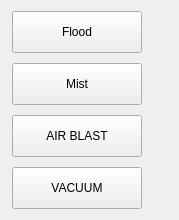
<?xml version="1.0" encoding="UTF-8"?>
<ui version="4.0">
 <class>USER_BUTTONS</class>
 <widget class="QWidget" name="USER_BUTTONS">
  <property name="geometry">
   <rect>
    <x>0</x>
    <y>0</y>
    <width>179</width>
    <height>217</height>
   </rect>
  </property>
  <property name="maximumSize">
   <size>
    <width>179</width>
    <height>511</height>
   </size>
  </property>
  <property name="windowTitle">
   <string>User Buttons</string>
  </property>
  <layout class="QVBoxLayout" name="verticalLayout">
   <item>
    <widget class="QWidget" name="widget_78" native="true">
     <property name="sizePolicy">
      <sizepolicy hsizetype="Preferred" vsizetype="Preferred">
       <horstretch>0</horstretch>
       <verstretch>1</verstretch>
      </sizepolicy>
     </property>
     <layout class="QVBoxLayout" name="verticalLayout_81">
      <property name="spacing">
       <number>10</number>
      </property>
      <property name="leftMargin">
       <number>1</number>
      </property>
      <property name="topMargin">
       <number>0</number>
      </property>
      <property name="rightMargin">
       <number>0</number>
      </property>
      <property name="bottomMargin">
       <number>0</number>
      </property>
      <item>
       <widget class="ActionButton" name="flood_button">
        <property name="sizePolicy">
         <sizepolicy hsizetype="Fixed" vsizetype="Fixed">
          <horstretch>0</horstretch>
          <verstretch>0</verstretch>
         </sizepolicy>
        </property>
        <property name="minimumSize">
         <size>
          <width>130</width>
          <height>42</height>
         </size>
        </property>
        <property name="maximumSize">
         <size>
          <width>130</width>
          <height>42</height>
         </size>
        </property>
        <property name="focusPolicy">
         <enum>Qt::NoFocus</enum>
        </property>
        <property name="styleSheet">
         <string notr="true">QPushButton {
   	font: 15pt &quot;Bebas Kai&quot;;
}</string>
        </property>
        <property name="text">
         <string>Flood</string>
        </property>
        <property name="checkable">
         <bool>true</bool>
        </property>
        <property name="actionName" stdset="0">
         <string>coolant.flood.toggle</string>
        </property>
       </widget>
      </item>
      <item>
       <widget class="ActionButton" name="mist_button">
        <property name="sizePolicy">
         <sizepolicy hsizetype="Fixed" vsizetype="Fixed">
          <horstretch>0</horstretch>
          <verstretch>0</verstretch>
         </sizepolicy>
        </property>
        <property name="minimumSize">
         <size>
          <width>130</width>
          <height>42</height>
         </size>
        </property>
        <property name="maximumSize">
         <size>
          <width>130</width>
          <height>42</height>
         </size>
        </property>
        <property name="focusPolicy">
         <enum>Qt::NoFocus</enum>
        </property>
        <property name="styleSheet">
         <string notr="true">QPushButton {
   	font: 15pt &quot;Bebas Kai&quot;;
}</string>
        </property>
        <property name="text">
         <string>Mist</string>
        </property>
        <property name="checkable">
         <bool>true</bool>
        </property>
        <property name="actionName" stdset="0">
         <string>coolant.mist.toggle</string>
        </property>
       </widget>
      </item>
      <item>
       <widget class="ActionButton" name="actionButton_2">
        <property name="sizePolicy">
         <sizepolicy hsizetype="Fixed" vsizetype="Fixed">
          <horstretch>0</horstretch>
          <verstretch>0</verstretch>
         </sizepolicy>
        </property>
        <property name="minimumSize">
         <size>
          <width>130</width>
          <height>42</height>
         </size>
        </property>
        <property name="maximumSize">
         <size>
          <width>130</width>
          <height>42</height>
         </size>
        </property>
        <property name="focusPolicy">
         <enum>Qt::NoFocus</enum>
        </property>
        <property name="styleSheet">
         <string notr="true">QPushButton {
   	font: 15pt &quot;Bebas Kai&quot;;
}</string>
        </property>
        <property name="text">
         <string>AIR BLAST</string>
        </property>
        <property name="checkable">
         <bool>true</bool>
        </property>
       </widget>
      </item>
      <item>
       <widget class="ActionButton" name="vacuum_button">
        <property name="sizePolicy">
         <sizepolicy hsizetype="Fixed" vsizetype="Fixed">
          <horstretch>0</horstretch>
          <verstretch>0</verstretch>
         </sizepolicy>
        </property>
        <property name="minimumSize">
         <size>
          <width>130</width>
          <height>42</height>
         </size>
        </property>
        <property name="maximumSize">
         <size>
          <width>130</width>
          <height>42</height>
         </size>
        </property>
        <property name="focusPolicy">
         <enum>Qt::NoFocus</enum>
        </property>
        <property name="styleSheet">
         <string notr="true">QPushButton {
   	font: 15pt &quot;Bebas Kai&quot;;
}</string>
        </property>
        <property name="text">
         <string>VACUUM</string>
        </property>
        <property name="checkable">
         <bool>true</bool>
        </property>
       </widget>
      </item>
     </layout>
    </widget>
   </item>
  </layout>
 </widget>
 <customwidgets>
  <customwidget>
   <class>ActionButton</class>
   <extends>QPushButton</extends>
   <header>qtpyvcp.widgets.button_widgets.action_button</header>
  </customwidget>
 </customwidgets>
 <resources/>
 <connections/>
</ui>
